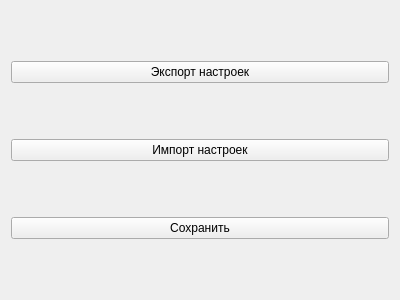
<?xml version="1.0" encoding="UTF-8"?>
<ui version="4.0">
 <class>Form</class>
 <widget class="QWidget" name="Form">
  <property name="geometry">
   <rect>
    <x>0</x>
    <y>0</y>
    <width>400</width>
    <height>300</height>
   </rect>
  </property>
  <property name="windowTitle">
   <string>Настройки</string>
  </property>
  <layout class="QVBoxLayout" name="verticalLayout">
   <item>
    <widget class="QPushButton" name="exportButton">
     <property name="text">
      <string>Экспорт настроек</string>
     </property>
    </widget>
   </item>
   <item>
    <widget class="QPushButton" name="importButton">
     <property name="text">
      <string>Импорт настроек</string>
     </property>
    </widget>
   </item>
   <item>
    <widget class="QPushButton" name="saveButton">
     <property name="text">
      <string>Сохранить</string>
     </property>
    </widget>
   </item>
  </layout>
 </widget>
 <resources/>
 <connections/>
</ui>
